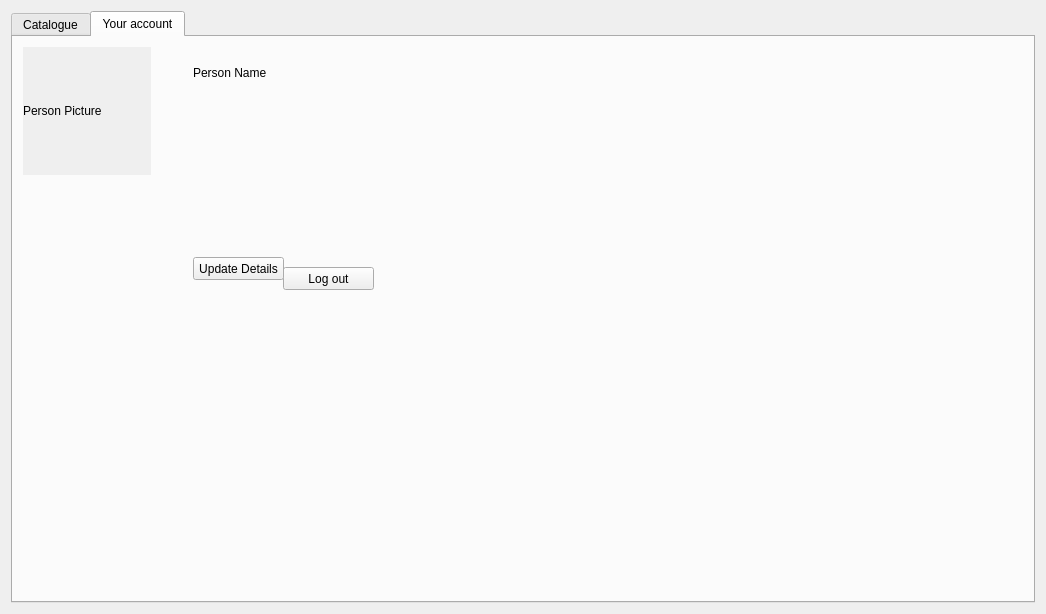
<?xml version="1.0" encoding="UTF-8"?>
<ui version="4.0">
 <class>Catalogue</class>
 <widget class="QDialog" name="Catalogue">
  <property name="geometry">
   <rect>
    <x>0</x>
    <y>0</y>
    <width>1046</width>
    <height>614</height>
   </rect>
  </property>
  <property name="windowTitle">
   <string>Yoobee Library System</string>
  </property>
  <layout class="QGridLayout" name="gridLayout">
   <item row="0" column="0">
    <widget class="QTabWidget" name="tabWidget">
     <property name="currentIndex">
      <number>1</number>
     </property>
     <widget class="QWidget" name="tab">
      <attribute name="title">
       <string>Catalogue</string>
      </attribute>
      <layout class="QGridLayout" name="gridLayout_2">
       <item row="0" column="0">
        <widget class="QLineEdit" name="lineEdit">
         <property name="text">
          <string/>
         </property>
         <property name="placeholderText">
          <string>Search our catalogue</string>
         </property>
        </widget>
       </item>
       <item row="1" column="0">
        <widget class="QTableWidget" name="bookCatalogue"/>
       </item>
       <item row="1" column="1">
        <widget class="QPushButton" name="checkOutButton">
         <property name="text">
          <string>Check out</string>
         </property>
        </widget>
       </item>
      </layout>
     </widget>
     <widget class="QWidget" name="tab_2">
      <attribute name="title">
       <string>Your account</string>
      </attribute>
      <widget class="QPushButton" name="yourAccount_logout">
       <property name="geometry">
        <rect>
         <x>270</x>
         <y>230</y>
         <width>91</width>
         <height>23</height>
        </rect>
       </property>
       <property name="text">
        <string>Log out</string>
       </property>
      </widget>
      <widget class="QPushButton" name="pushButton_3">
       <property name="geometry">
        <rect>
         <x>180</x>
         <y>220</y>
         <width>91</width>
         <height>23</height>
        </rect>
       </property>
       <property name="text">
        <string>Update Details</string>
       </property>
      </widget>
      <widget class="QLabel" name="label">
       <property name="geometry">
        <rect>
         <x>10</x>
         <y>10</y>
         <width>128</width>
         <height>128</height>
        </rect>
       </property>
       <property name="autoFillBackground">
        <bool>true</bool>
       </property>
       <property name="text">
        <string>Person Picture</string>
       </property>
      </widget>
      <widget class="QLabel" name="label_2">
       <property name="geometry">
        <rect>
         <x>180</x>
         <y>20</y>
         <width>81</width>
         <height>31</height>
        </rect>
       </property>
       <property name="text">
        <string>Person Name</string>
       </property>
      </widget>
     </widget>
    </widget>
   </item>
  </layout>
 </widget>
 <resources/>
 <connections/>
</ui>
